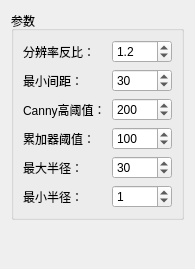
<?xml version="1.0" encoding="UTF-8"?>
<ui version="4.0">
 <class>HoughCirclesNode</class>
 <widget class="QWidget" name="HoughCirclesNode">
  <property name="geometry">
   <rect>
    <x>0</x>
    <y>0</y>
    <width>195</width>
    <height>269</height>
   </rect>
  </property>
  <property name="windowTitle">
   <string>Form</string>
  </property>
  <layout class="QVBoxLayout" name="verticalLayout_2">
   <item>
    <widget class="QGroupBox" name="groupBox">
     <property name="title">
      <string>参数</string>
     </property>
     <layout class="QVBoxLayout" name="verticalLayout">
      <item>
       <layout class="QFormLayout" name="formLayout">
        <item row="0" column="0">
         <widget class="QLabel" name="label">
          <property name="text">
           <string>分辨率反比：</string>
          </property>
         </widget>
        </item>
        <item row="1" column="0">
         <widget class="QLabel" name="label_2">
          <property name="text">
           <string>最小间距：</string>
          </property>
         </widget>
        </item>
        <item row="2" column="0">
         <widget class="QLabel" name="label_3">
          <property name="text">
           <string>Canny高阈值：</string>
          </property>
         </widget>
        </item>
        <item row="3" column="0">
         <widget class="QLabel" name="label_4">
          <property name="text">
           <string>累加器阈值：</string>
          </property>
         </widget>
        </item>
        <item row="4" column="0">
         <widget class="QLabel" name="label_5">
          <property name="text">
           <string>最大半径：</string>
          </property>
         </widget>
        </item>
        <item row="5" column="0">
         <widget class="QLabel" name="label_6">
          <property name="text">
           <string>最小半径：</string>
          </property>
         </widget>
        </item>
        <item row="4" column="1">
         <widget class="QSpinBox" name="maxR_spinBox">
          <property name="maximum">
           <number>9999</number>
          </property>
          <property name="singleStep">
           <number>20</number>
          </property>
          <property name="value">
           <number>30</number>
          </property>
         </widget>
        </item>
        <item row="5" column="1">
         <widget class="QSpinBox" name="minR_spinBox">
          <property name="maximum">
           <number>9999</number>
          </property>
          <property name="singleStep">
           <number>20</number>
          </property>
          <property name="value">
           <number>1</number>
          </property>
         </widget>
        </item>
        <item row="3" column="1">
         <widget class="QSpinBox" name="p2_spinBox">
          <property name="maximum">
           <number>300</number>
          </property>
          <property name="singleStep">
           <number>20</number>
          </property>
          <property name="value">
           <number>100</number>
          </property>
         </widget>
        </item>
        <item row="2" column="1">
         <widget class="QSpinBox" name="p1_spinBox">
          <property name="minimum">
           <number>20</number>
          </property>
          <property name="maximum">
           <number>400</number>
          </property>
          <property name="singleStep">
           <number>20</number>
          </property>
          <property name="value">
           <number>200</number>
          </property>
         </widget>
        </item>
        <item row="1" column="1">
         <widget class="QSpinBox" name="minD_spinBox">
          <property name="minimum">
           <number>1</number>
          </property>
          <property name="maximum">
           <number>9999</number>
          </property>
          <property name="singleStep">
           <number>20</number>
          </property>
          <property name="value">
           <number>30</number>
          </property>
         </widget>
        </item>
        <item row="0" column="1">
         <widget class="QDoubleSpinBox" name="dp_doubleSpinBox">
          <property name="decimals">
           <number>1</number>
          </property>
          <property name="minimum">
           <double>1.000000000000000</double>
          </property>
          <property name="maximum">
           <double>3.000000000000000</double>
          </property>
          <property name="singleStep">
           <double>0.100000000000000</double>
          </property>
          <property name="value">
           <double>1.200000000000000</double>
          </property>
         </widget>
        </item>
       </layout>
      </item>
     </layout>
    </widget>
   </item>
   <item>
    <widget class="QLabel" name="info_label">
     <property name="text">
      <string/>
     </property>
    </widget>
   </item>
  </layout>
 </widget>
 <resources/>
 <connections/>
</ui>
